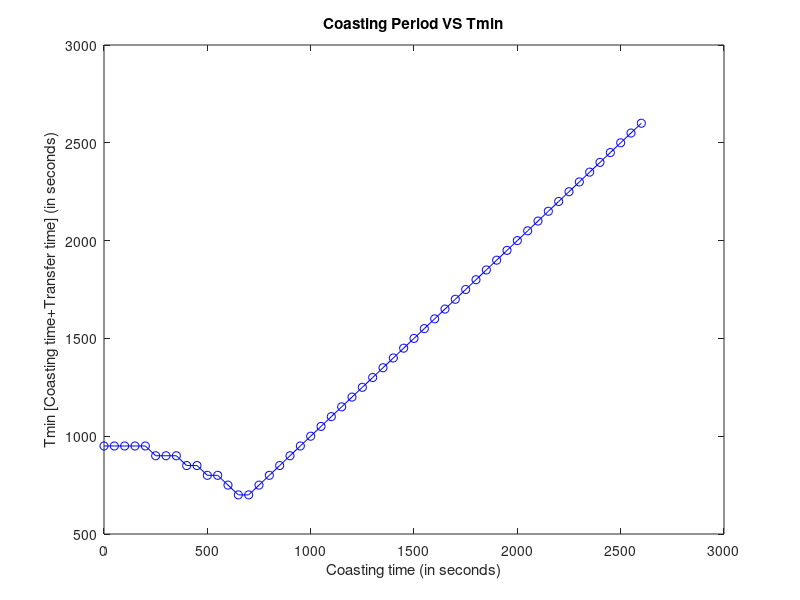

Write MATLAB code to recreate this figure.
% Single Revolution Lambert Problem
% Debri used: MICROSAT-R DEB 
% Debri TLE data: 1 44117U 19006C   19257.18743374  .00356745  20455-4  44493-2 0  9990
%                 2 44117  95.2886 104.5636 0572671 189.5932 169.3966 14.64658678 24390
% Inclination (degrees):95.2886
% RAAN (degrees):104.5636
% Eccentricity:0.572671
% Argument of Perigee [Degrees]:189.5932
% Mean Anomaly [Degrees]:169.3966
% SGP4 output:  X                Y                Z     [km]
%            542.13411088    -3934.00754565    -5496.24138485 
%             XDOT             YDOT             ZDOT    [km/s]
%            -2.04410472        5.83405751       -4.77434023

e=0.572671;
u=398588.738;                                                % in km^3*s^-2                
pos_d=[542.13411088 -3934.00754565 -5496.24138485];          % in km
vel_d=[-2.04410472 5.83405751 -4.77434023];                  % in kmpersec
r_d=norm(pos_d);
v_d=norm(vel_d);
vr_d=dot(vel_d,pos_d)/r_d;
vp_d=sqrt(v_d^2-vr_d^2);
h_d=r_d*vp_d;
a_debri=(h_d^2/u)/(1-e^2);                                    % in km
a_chaser=a_debri+50;                                          % in km  
rp_debri=a_debri*(1-e);
rp_chaser=a_chaser*(1-e);
r1_cylindrical=rp_chaser;

o=104.5636;                                             % RAAN
ia=95.2886;                                             % Inclination
w=189.5932;                                             % Argument of Periapsis

T_t=(2*pi*a_debri^(3/2))/u^0.5;
t_quarter=T_t/4;
T_c=(2*pi*a_chaser^(3/2))/u^0.5;
delv_max=18.8;

for i=0:52;
    twait=50*i;                                                   % Waiting time
    % delV=50;
    ma_chaser=(2*pi*twait)/T_c;                     % ma=mean anomaly in radians
    if ma_chaser<pi;                                  % ea=eccentric anomaly     
        eai_chaser=ma_chaser+e/2;                    % initiating ea
    else
        eai_chaser=ma_chaser-e/2;
    end
    f=eai_chaser-e*sin(eai_chaser)-ma_chaser;
    f_dash=1-e*cos(eai_chaser);
    while abs((f/f_dash))>0.000001;                         % Newtons method to find eccentric anomaly 
        ea_chaser=eai_chaser-(f/f_dash);
        eai_chaser=ea_chaser;
        f=eai_chaser-e*sin(eai_chaser)-ma_chaser;
        f_dash=1-e*cos(eai_chaser); 
    end
    ta_chaser=2*atand(sqrt((1+e)/(1-e))*tand(ea_chaser/2))*180/3.14;    % ta=True Anomaly (in degrees) 
    r1_cylindrical=(h_d^2/u)*(1+e*cosd(ta_chaser))^(-1);
    r1_cartesian=[r1_cylindrical*cosd(ta_chaser);r1_cylindrical*sind(ta_chaser);0];
    DCMc=[cosd(o),-sind(o),0;sind(o),cosd(o),0;0,0,1]*[1 0 0;0 cosd(ia) -sind(ia);0 sind(ia) cosd(ia)]*[cosd(w+ta_chaser) -sind(w+ta_chaser) 0; sind(w+ta_chaser) cosd(w+ta_chaser) 0; 0 0 1];
    r1=DCMc*r1_cartesian;      
    for j=0:50:t_quarter-twait;
        dt=j;
        
            t=twait+dt;
            ma_target=(2*pi*t)/T_t;                     % ma=mean anomaly in radians
            if ma_target<pi;                                  % ea=eccentric anomaly     
                eai_target=ma_target+e/2;                    % initiating ea
            else
                eai_target=ma_target-e/2;
            end
            f=eai_target-e*sin(eai_target)-ma_target;
            f_dash=1-e*cos(eai_target);
            while abs((f/f_dash))>0.000001;                         % Newtons method to find eccentric anomaly 
                ea_target=eai_target-(f/f_dash);
                eai_target=ea_target;
                f=eai_target-e*sin(eai_target)-ma_target;
                f_dash=1-e*cos(eai_target); 
            end
            ta_target=2*atand(sqrt((1+e)/(1-e))*tand(ea_target/2))*180/3.14;    % ta=True Anomaly (in degrees) 
            r2_cylindrical=(h_d^2/u)*(1+e*cosd(ta_target))^(-1);
            r2_cartesian=[r2_cylindrical*cosd(ta_target);r2_cylindrical*sind(ta_target);0];
            DCMt=[cosd(o),-sind(o),0;sind(o),cosd(o),0;0,0,1]*[1 0 0;0 cosd(ia) -sind(ia);0 sind(ia) cosd(ia)]*[cosd(w+ta_target) -sind(w+ta_target) 0; sind(w+ta_target) cosd(w+ta_target) 0; 0 0 1];
            r2=DCMt*r2_cartesian;
            
            % Choosing a prograde trajectory(i<90 deg). Rendezvous occurs at t=twait+dt
            r1cr2=cross(r1,r2);
            r1r2=norm(r1)*norm(r2);
            if r1cr2(3,1)>=0;
                deltheta=acosd(dot(r1,r2)/r1r2);
            else
                deltheta=360-acosd(dot(r1,r2)/r1r2);
            end    
            A=sind(deltheta)*sqrt(r1r2/(1-cosd(deltheta)));           

            % Starting Newtons method to evaluate the z (z is  related to a and universal anomaly) 
            z=0;                                                     % Initializing z
            S=(1/6)-(z/120)+(z^2/5040)-(z^3/362880)+(z^4/39916800);  % S and C are Stumpff Functions 
            C=(1/2)-(z/24)+(z^2/720)-(z^3/40320)+(z^4/3628800);
            r1n=norm(r1);
            r2n=norm(r2);
            del_t=dt;
            y=r1n+r2n+A*((z*S-1)/C^0.5);
            f=((y/C)^1.5)*S+A*(y^0.5)-(u^0.5)*del_t;
            if z==0;
                f_dash=(sqrt(2)/40)*y^1.5+(A/8)*(sqrt(y)+A*sqrt(1/2*y));
            else;
                f_dash=((y/C)^1.5)*((1/2*z)*(C-1.5*S/C)+(3*S^2)/(4*C)) + (A/8)*((3*S*sqrt(y)/C)+A*sqrt(C/y));
            end    
            
            while abs((f/f_dash))>0.01;
                z_f=z-f/f_dash;
                z=z_f;
                S=(1/6)-(z/120)+(z^2/5040)-(z^3/362880)+(z^4/39916800);   
                C=(1/2)-(z/24)+(z^2/720)-(z^3/40320)+(z^4/3628800);
                y=r1n+r2n+A*((z*S-1)/C^0.5);
                f=((y/C)^1.5)*S+A*(y^0.5)-(u^0.5)*del_t;
                if z==0;
                    f_dash=(sqrt(2)/40)*y^1.5+(A/8)*(sqrt(y)+A*sqrt(1/2*y));
                else;
                    f_dash=((y/C)^1.5)*((1/2*z)*(C-1.5*S/C)+(3*S^2)/(4*C)) + (A/8)*((3*S*sqrt(y)/C)+A*sqrt(C/y));
                end
            end    

            % Calculating the Lagrange functions and Velocities at r1 and r2

            f=1-y/r1n;
            g=(1/sqrt(u))*((y/C)^1.5*S)+A*sqrt(y)-(1/sqrt(u))*(y/C)^1.5;
            f_dot=(sqrt(u)/r1n*r2n)*sqrt(y/C)*(z*S-1);
            g_dot=1-(y/r2n);

            v1_t=(r2-f*r1)/g;                                               % Transfer orbit velocity at r1
            v2_t=(g_dot*r2-r1)/g;                                           % Transfer orbit velocity at r2
            v1n_t=norm(v1_t);
            v2n_t=norm(v2_t);
            
            % Calculating velocities of Chaser at r1 and Target at r2
            vpd_2=h_d/r2n;                                                  % Perpendicular component of velocity of the debri at 2
            vrd_2=(u/h_d)*e*sind(ta_target);
            vd_2=sqrt(vpd_2^2+vrd_2^2);
            h_c=sqrt(u*r1n*(1+e));
            vpc_1=h_c/r1n;                                                  % Perpedicular component of velocity of Chaser at 1 
            vrc_1=(u/h_c)*e*sind(ta_chaser);
            vc_1=sqrt(vpc_1^2+vrc_1^2);

            % Calculating delta V required
            delv1(1,1)=v1n_t-vc_1;
            delv2(1,1)=vd_2-v2n_t;
            delv(1,1)=abs(delv1(1,1))+abs(delv2(1,1));
            
            if delv(1,1)<delv_max;
                dv(1,i+1)=delv(1,1);
                tmin(1,i+1)=t;
                tcoast(1,i+1)=twait;
                transfer_time(1,i+1)=j;
                break;
            end
    end    
end
plot(tcoast,tmin,'b-o');
title('Coasting Period VS Tmin');
xlabel('Coasting time (in seconds)');
ylabel('Tmin [Coasting time+Transfer time] (in seconds)');
